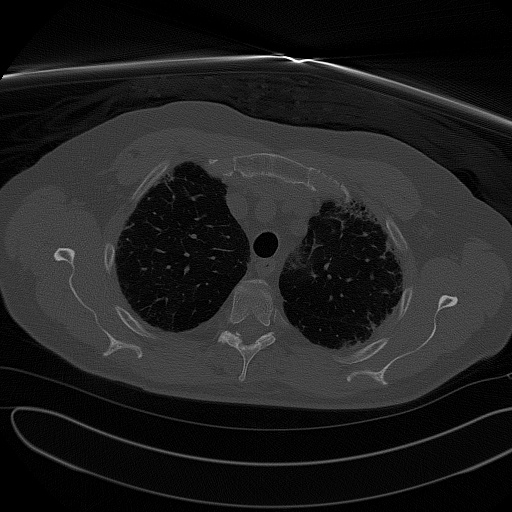
#> input picture data/l6.jpg, 512 x 512 px; the run also reads 1 picture not shown here
$ jupyter execute --allow-errors 'final - Copy.ipynb'
#> lines starting #> are read from the running program, lines starting #| are printed output that depends on the picture; after the words box and inside, x2 and y2 are one past the last pixel; in counts of white or black regions, pixels touching at a corner belong together
# CS736 Medical Image Computing
## SuperPixel Image Segmentation using Graph Cuts and SLIC Algorithm
Authors: </br>
Mridul Agarwal (210050100) </br>
Shantanu Welling (210010076)

### Importing Libraries

[cell 1]
import cv2
import numpy as np
from matplotlib import pyplot as plt
import networkx as nx
import math
from collections import deque
from operator import itemgetter
from networkx.algorithms.flow.utils import build_residual_network
import time

### Defining Constants

[cell 2]
SLICO = 101 # SLICO Algorithm Code
sigma1= 0.1 #Standard deviation in neighbour edge weights Gaussian model
lambda1=0.9 #Multiplicative factor for Neighbour weights
regionSize = 20 #Number of pixels in a SuperPixel

### Defining Classes for SuperPixel Nodes and Graph

[cell 3]
class SuperPixelNode():

    def __init__(self):
        self.label = None
        self.pixels = []
        self.centroid = ()
        self.CIELabHist = None
        self.meanCIELab = None
        self.type = 'na'

[cell 4]
class BK:

    # [10 lines left out: function __init__, not called in this run]

    def getResidual (self):
        return self.R

    # [155 lines left out: functions BKImplementation, grow, augment, adopt, hasValidRoot, not called in this run]

    def isCloser (self, u,v):
        return self.timestamp[v] <= self.timestamp[u] and self.dist[v] > self.dist[u] + 1

#Boykov Kolmogorov Algorithm for MinCut referred from https://networkx.org/documentation/stable/_modules/networkx/algorithms/flow/boykovkolmogorov.html
#Time complexity of O(mn^2|C|) where graph has m edges, n vertices, C is the sum of all capacities

[cell 5]
class SuperPixelGraph():

    def __init__(self):
        self.noOfBins = [32,32,32]
        self.rangeOfL = [0,256]
        self.rangeOfa = [0,256]
        self.rangeOfb = [0,256]

    def dist_2D(self,p0,p1):
        return math.sqrt((p0[0]-p1[0])**2+(p0[1]-p1[1])**2)

    def SuperPixelSLICgen(self, I, regionSize):
        spSLIC = cv2.ximgproc.createSuperpixelSLIC(I, algorithm = SLICO, region_size = regionSize, ruler = 10.0)
        spSLIC.iterate(num_iterations = 4)
        return spSLIC

    def drawSPMask(self, I, SP):
        I1 = np.zeros(I.shape)
        I1 = np.copy(I)
        mask = SP.getLabelContourMask()
        for i in range(mask.shape[0]):
            for j in range(mask.shape[1]):
                if mask[i][j] == -1 or mask[i][j] == 255:
                    I1[i][j] = [128,128,128]
        return I1

    def drawCentroids(self, I, list_SP):
        for node in list_SP:
            i,j = node.centroid
            I[i][j] = 128
        return I

    def graph_gen(self, list_SP, obj_hist, background_hist):
        G=nx.Graph()
        s=SuperPixelNode()
        t=SuperPixelNode()
        s.label='s'
        t.label='t'
        obj_hist_sum=int(obj_hist.sum())
        background_hist_sum=int(background_hist.sum())
        for pixel1 in list_SP:
            K=0
            radius=math.sqrt(len(pixel1.pixels)/math.pi)
            for pixel2 in list_SP:
                if pixel1!=pixel2:
                    if self.dist_2D(pixel1.centroid,pixel2.centroid)<=2.5*radius:
                        nbr_edge_wt=math.exp(-(cv2.compareHist(pixel1.CIELabHist, pixel2.CIELabHist,3)**2/(2*(sigma1**2))))*(1/self.dist_2D(pixel1.centroid,pixel2.centroid))
                        G.add_edge(pixel1,pixel2,sim=nbr_edge_wt)
                        K+=nbr_edge_wt
            if(pixel1.type=='na'):
                l1,a1,b1=[int(x) for x in pixel1.meanCIELab]
                li=int(l1//((self.rangeOfL[1]-self.rangeOfL[0])/self.noOfBins[0]))
                ai=int(a1//((self.rangeOfa[1]-self.rangeOfa[0])/self.noOfBins[0]))
                bi=int(b1//((self.rangeOfb[1]-self.rangeOfb[0])/self.noOfBins[0]))
                obj_prob=int(obj_hist[li,ai,bi])/obj_hist_sum
                background_prob=int(background_hist[li,ai,bi])/background_hist_sum
                sim_s=100000
                sim_t=100000
                if background_prob>0:
                    sim_s=lambda1*-np.log(background_prob)
                if obj_prob>0:
                    sim_t=lambda1*-np.log(obj_prob)
                G.add_edge(s,pixel1,sim=sim_s)
                G.add_edge(t,pixel1, sim=sim_t)
            if(pixel1.type=="ob"):
                G.add_edge(s,pixel1,sim=1+K)
                G.add_edge(t,pixel1,sim=0)
            if(pixel1.type=="bg"):
                G.add_edge(s,pixel1,sim=0)
                G.add_edge(t,pixel1, sim=1+K)
        return G

#reference : https://github.com/shameempk/fast_seg

### Implementation

[cell 6]
input_img="../data/l1.jpg" #Input image datapath
mask_im="../data/m1.jpg" #Mask image datapath

[cell 7]
SPGObj = SuperPixelGraph() #Instantiate Graph of superpixel vertices
objectPixels = [] #Marked object pixels
mode = "ob"     #Mode of cursor marking
backGroundPixels = [] #Marked background pixels
drawing = False
I = None            #Image
I_copy = None       #Copy of image

[cell 8]
#Defining function to interactively mark image and object pixels
# [21 lines left out: function markSeeds, not called in this run]

[cell 9]
input_img="../data/l6.jpg" #Input image datapath
mask_im="../data/m6.jpg" #Mask image datapath
#Read image
I = cv2.imread(input_img)
#> I is the input picture: shape (512, 512, 3); min 0, max 255, mean 31.9
I_copy = np.copy(I)
height, width, channel = I.shape #Size of image
#Interactive marking of image
cv2.namedWindow("Mark object/background", cv2.WINDOW_NORMAL)
cv2.resizeWindow("Mark object/background", 900, 900)
cv2.setMouseCallback("Mark object/background", markSeeds)
while(True):
    cv2.imshow("Mark object/background", I_copy)
    k = cv2.waitKey(1) & 0xFF
#> (key Esc is pressed here)
    if k == ord('o'):
        mode = "ob"
    elif k == ord('b'):
        mode = "bg"
    elif k == 27:
        break
cv2.destroyAllWindows()
#Convert image to CLELab colorspace
CLELabImg = cv2.cvtColor(I, cv2.COLOR_BGR2Lab)
#> CLELabImg: shape (512, 512, 3); mean of channels 0, 1, 2 32.9, 128, 128
#Generate superpixels using SLIC algorithm
SP = SPGObj.SuperPixelSLICgen(I, regionSize)

superPixelLabels = SP.getLabels() #Pixel labels defining which superpixel they belong to
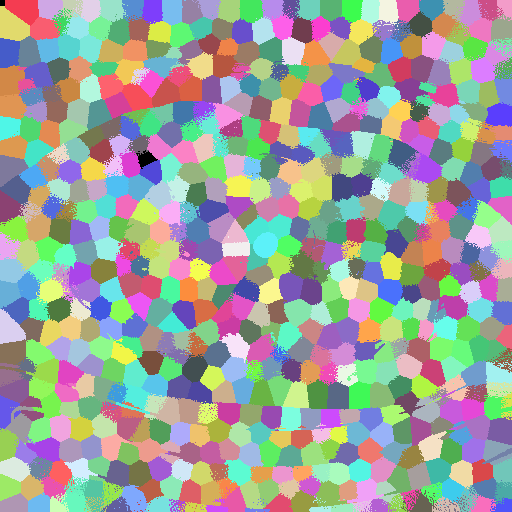
#> superPixelLabels: shape (512, 512) int32; 663 distinct labels, from 0 to 662; one colour per label, 0 black
list_SP = [None for i in range(SP.getNumberOfSuperpixels())] #List of SuperPixels

#Assign pixels to their respective SuperPixels
for i in range(height):
    for j in range(width):
        if not list_SP[superPixelLabels[i][j]]:
            tempSP = SuperPixelNode()
            tempSP.label = superPixelLabels[i][j]
            tempSP.pixels.append((i,j))
            list_SP[superPixelLabels[i][j]] = tempSP
        else:
            list_SP[superPixelLabels[i][j]].pixels.append((i,j))
#> after the loop, list_SP = 663 items; tempSP.pixels = 133 pairs, first value 500 to 511, second value 352 to 371

#For each superpixel node, calculate its CIELab histogram, mean of CIELab values, centroid & standardized CIELab values
for spNode in list_SP:
    num_pixels = len(spNode.pixels)
    i_total = 0
    j_total = 0
    Lab_total = [0,0,0]
    tempMask = np.zeros((height, width), np.uint8)
    for pixel in spNode.pixels:
        i,j = pixel
        i_total += i
        j_total += j
        Lab_total = [x + y for x,y in zip(Lab_total, CLELabImg[i][j])]
        tempMask[i][j] = 255
    spNode.CIELabHist = cv2.calcHist([CLELabImg], [0,1,2], tempMask, SPGObj.noOfBins, SPGObj.rangeOfL + SPGObj.rangeOfa + SPGObj.rangeOfb)
    spNode.centroid += (i_total // num_pixels, j_total // num_pixels)
    spNode.meanCIELab = [x / num_pixels for x in Lab_total]
#> this loop made 663 passes
#> (num_pixels, spNode.centroid, spNode.meanCIELab) on passes 1 to 3: (234, (138, 126), [61.88, 128, 128]), (606, (9, 23), [0, 128, 128]), (416, (8, 49), [0.0889, 128, 128])
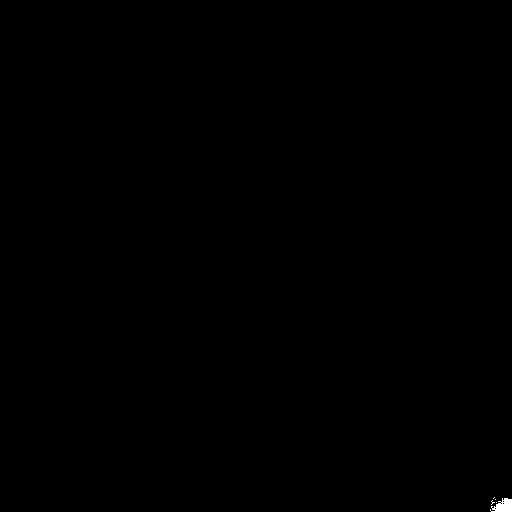
#> tempMask: shape (512, 512); 0.08% white; 5 white regions (4 under 20 px), largest, box (x1, y1, x2, y2) and area: (490, 498, 512, 512) 208
#> after the loop, spNode.centroid = (505, 502)


#mark the object and background superpixels based on the interactive marking of the pixels
for pixels in objectPixels:
    i, j = pixels
    list_SP[superPixelLabels[i][j]].type = "ob"
for pixel in backGroundPixels:
    i, j = pixels
    list_SP[superPixelLabels[i][j]].type = "bg"

#Draw superpixel mask and centroids
I2 = SPGObj.drawSPMask(I, SP)
#> after the loop in drawSPMask, `for i in range(mask.shape[0]):`:
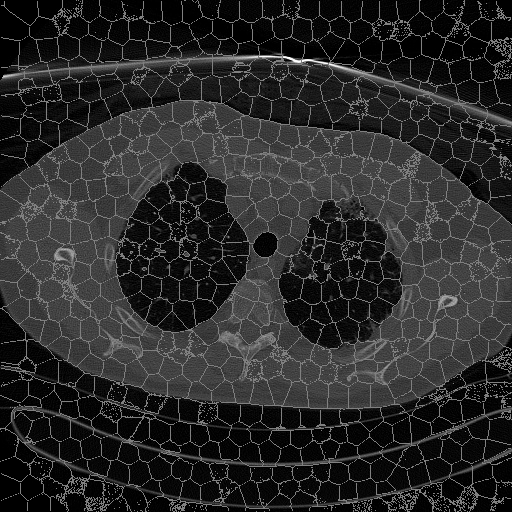
#> I1: shape (512, 512, 3); 10.64% of pixels changed, all inside (x1, y1, x2, y2) = (0, 0, 512, 512)
I2 = SPGObj.drawCentroids(I2, list_SP)
#> the loop in drawCentroids, `for node in list_SP:` made 663 passes
#> (i, j) on passes 1 to 3: (138, 126), (9, 23), (8, 49)

#make object and image masks
obj_mask=np.zeros((height,width), dtype=np.uint8)
for pixel in objectPixels:
    i,j=pixel
    obj_mask[i][j]=255
background_mask=np.zeros((height, width),dtype=np.uint8)
for pixel in backGroundPixels:
    i,j=pixel
    background_mask[i][j]=255

#calculate object and background histograms
object_hist=cv2.calcHist([CLELabImg],[0,1,2],obj_mask,SPGObj.noOfBins, SPGObj.rangeOfL+SPGObj.rangeOfa+SPGObj.rangeOfb)
background_hist=cv2.calcHist([CLELabImg],[0,1,2],background_mask,SPGObj.noOfBins, SPGObj.rangeOfL+SPGObj.rangeOfa+SPGObj.rangeOfb)

#generate graph
#> (the rest of this cell did not finish here and is left out)

#> in graph_gen, `obj_hist_sum=int(obj_hist.sum())`: obj_hist_sum = 0
#> the loop in graph_gen, `for pixel1 in list_SP:` made 1 pass
#> (radius, l1, a1, b1, li, ai, bi) on pass 1: (8.63, 61, 128, 128, 7, 16, 16)
for node in G.nodes():
    if node.label=='s':
        s=node
    if node.label=='t':
        t=node
#get the residual graph
residual_graph=BK(G,s,t,capacity='sim').getResidual()
s_tree,t_tree=residual_graph.graph['trees']
partition=(set(s_tree),set(G)-set(s_tree)) #partition according to minCut after using BK algorithm
segmask=np.zeros((height,width),dtype=np.uint8) #segmentation mask of background (according to partition)
for superpixels in partition[0]:
    for pixels in superpixels.pixels:
        i,j=pixels
        segmask[i][j]=1
segmented_img=cv2.bitwise_and(I,I,mask=segmask) #segmented image
for superpixels in partition[1]:
    for pixels in superpixels.pixels:
        i,j=pixels
        segmented_img[i][j][0]=255
        segmented_img[i][j][1]=255
        segmented_img[i][j][2]=255
my_mask=np.zeros(np.shape(segmented_img)[0:2], dtype=float)
for superpixels in partition[0]:
    for pixels in superpixels.pixels:
        i,j=pixels
        my_mask[i][j]=1
for superpixels in partition[1]:
    for pixels in superpixels.pixels:
        i,j=pixels
        my_mask[i][j]=0
plt.imshow(segmented_img[...,::-1]) #plot image

[cell 10]
mask_im1= cv2.imread(mask_im)
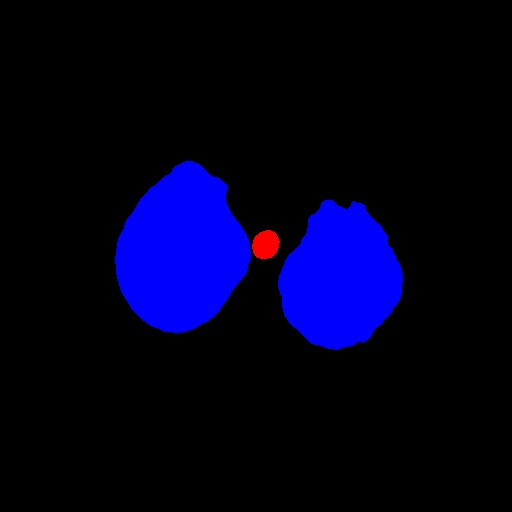
#> input picture data/m6.jpg, 512 x 512 px
#> mask_im1 is the input picture: shape (512, 512, 3); mean B, G, R 28.7, 0.1, 0.7
og_im=cv2.imread(input_img)
x1,x2,y1,y2=150,360,60,420
gray_image = cv2.cvtColor(mask_im1, cv2.COLOR_BGR2GRAY)
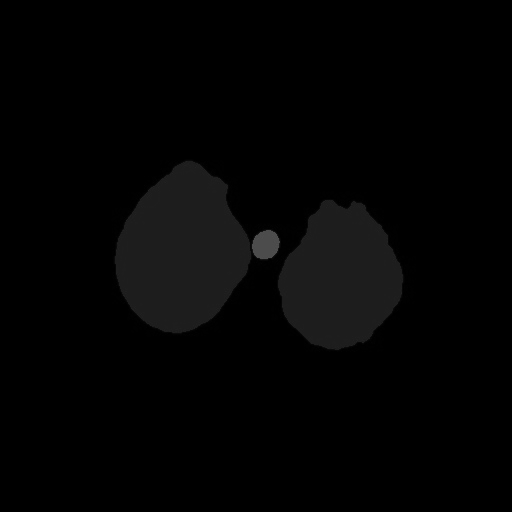
#> gray_image: shape (512, 512); min 0, max 81, mean 3.5
ot=np.logical_or(np.zeros(np.shape(mask_im1)[:2], dtype=float),(gray_image.astype(float))/255)
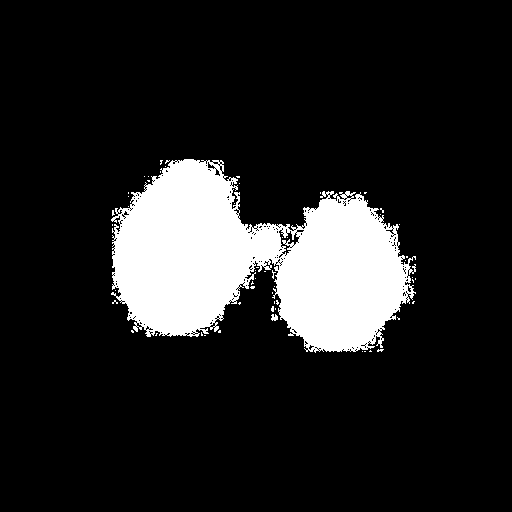
#> ot: shape (512, 512) bool; 13.8% white; 56 white regions (54 under 20 px), largest, box (x1, y1, x2, y2) and area: (111, 159, 416, 353) 36016, (271, 314, 278, 321) 36
#> (the rest of this cell did not finish here and is left out)

[cell 11]
#Read image
I = cv2.imread(input_img)
I_copy = np.copy(I)
height, width, channel = I.shape #Size of image

[cell 12]
#Interactive marking of image
cv2.namedWindow("Mark object/background", cv2.WINDOW_NORMAL)
cv2.resizeWindow("Mark object/background", 900, 900)
cv2.setMouseCallback("Mark object/background", markSeeds)
while(True):
    cv2.imshow("Mark object/background", I_copy)
    k = cv2.waitKey(1) & 0xFF
#> (key Esc is pressed here)
    if k == ord('o'):
        mode = "ob"
    elif k == ord('b'):
        mode = "bg"
    elif k == 27:
        break
cv2.destroyAllWindows()

[cell 13]
#Convert image to CLELab colorspace
CLELabImg = cv2.cvtColor(I, cv2.COLOR_BGR2Lab)
#Generate superpixels using SLIC algorithm
SP = SPGObj.SuperPixelSLICgen(I, regionSize)

superPixelLabels = SP.getLabels() #Pixel labels defining which superpixel they belong to
list_SP = [None for i in range(SP.getNumberOfSuperpixels())] #List of SuperPixels

#Assign pixels to their respective SuperPixels
for i in range(height):
    for j in range(width):
        if not list_SP[superPixelLabels[i][j]]:
            tempSP = SuperPixelNode()
            tempSP.label = superPixelLabels[i][j]
            tempSP.pixels.append((i,j))
            list_SP[superPixelLabels[i][j]] = tempSP
        else:
            list_SP[superPixelLabels[i][j]].pixels.append((i,j))

#For each superpixel node, calculate its CIELab histogram, mean of CIELab values, centroid & standardized CIELab values
for spNode in list_SP:
    num_pixels = len(spNode.pixels)
    i_total = 0
    j_total = 0
    Lab_total = [0,0,0]
    tempMask = np.zeros((height, width), np.uint8)
    for pixel in spNode.pixels:
        i,j = pixel
        i_total += i
        j_total += j
        Lab_total = [x + y for x,y in zip(Lab_total, CLELabImg[i][j])]
        tempMask[i][j] = 255
    spNode.CIELabHist = cv2.calcHist([CLELabImg], [0,1,2], tempMask, SPGObj.noOfBins, SPGObj.rangeOfL + SPGObj.rangeOfa + SPGObj.rangeOfb)
    spNode.centroid += (i_total // num_pixels, j_total // num_pixels)
    spNode.meanCIELab = [x / num_pixels for x in Lab_total]
#> this loop made 663 passes


#mark the object and background superpixels based on the interactive marking of the pixels
for pixels in objectPixels:
    i, j = pixels
    list_SP[superPixelLabels[i][j]].type = "ob"
for pixel in backGroundPixels:
    i, j = pixels
    list_SP[superPixelLabels[i][j]].type = "bg"

#Draw superpixel mask and centroids
I2 = SPGObj.drawSPMask(I, SP)
I2 = SPGObj.drawCentroids(I2, list_SP)

#make object and image masks
obj_mask=np.zeros((height,width), dtype=np.uint8)
for pixel in objectPixels:
    i,j=pixel
    obj_mask[i][j]=255
background_mask=np.zeros((height, width),dtype=np.uint8)
for pixel in backGroundPixels:
    i,j=pixel
    background_mask[i][j]=255
#> the loop in graph_gen, `for pixel1 in list_SP:` made 1 pass

#calculate object and background histograms
object_hist=cv2.calcHist([CLELabImg],[0,1,2],obj_mask,SPGObj.noOfBins, SPGObj.rangeOfL+SPGObj.rangeOfa+SPGObj.rangeOfb)
background_hist=cv2.calcHist([CLELabImg],[0,1,2],background_mask,SPGObj.noOfBins, SPGObj.rangeOfL+SPGObj.rangeOfa+SPGObj.rangeOfb)

#generate graph
#> (the rest of this cell did not finish here and is left out)

[cell 14]
mask_im1= cv2.imread(mask_im)
og_im=cv2.imread(input_img)
x1,x2,y1,y2=130,400,80,420
gray_image = cv2.cvtColor(mask_im1, cv2.COLOR_BGR2GRAY)
ot=np.logical_or(np.zeros(np.shape(mask_im1)[:2]),(gray_image.astype(float))/255)
#> (the rest of this cell did not finish here and is left out)

Same approach but using RGB colorspace instead of CIELab colorspace to compare which is better

[cell 15]
input_img = "../data/deer.png"
regionSize = 20

objectPixels = []
mode = "ob"
backGroundPixels = []
drawing = False
I = None
I_copy = None

# [21 lines left out: function markSeeds, not called in this run]

I = cv2.imread(input_img)
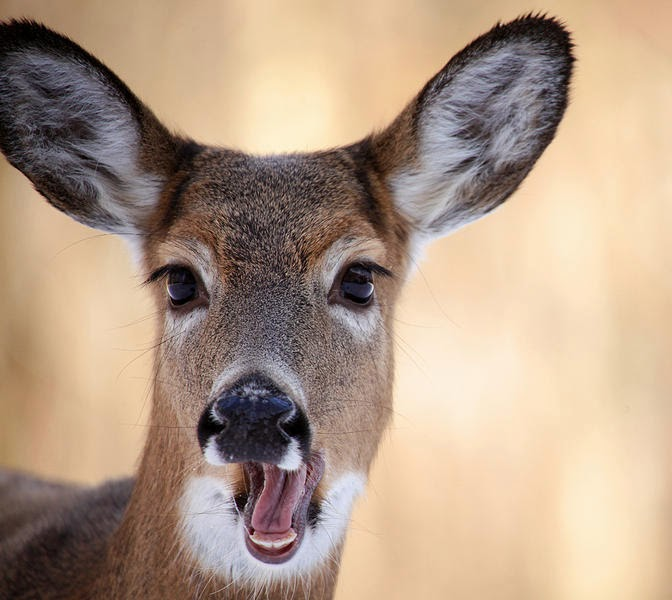
#> input picture data/deer.png, 672 x 600 px
#> I is the input picture: shape (600, 672, 3); mean B, G, R 135.4, 155.6, 178.7
I_copy = np.copy(I)
height, width, channel = I.shape

cv2.namedWindow("Mark object/background", cv2.WINDOW_NORMAL)
cv2.resizeWindow("Mark object/background", 900, 900)
cv2.setMouseCallback("Mark object/background", markSeeds)
while(True):
    cv2.imshow("Mark object/background", I_copy)
    k = cv2.waitKey(1) & 0xFF
#> (key Esc is pressed here)
    if k == ord('o'):
        mode = "ob"
    elif k == ord('b'):
        mode = "bg"
    elif k == 27:
        break
cv2.destroyAllWindows()
SPGObj = SuperPixelGraph()
# CLELabImg = cv2.cvtColor(I, cv2.COLOR_BGR2Lab)
CLELabImg= I

SP = SPGObj.SuperPixelSLICgen(I, regionSize)
superPixelLabels = SP.getLabels()
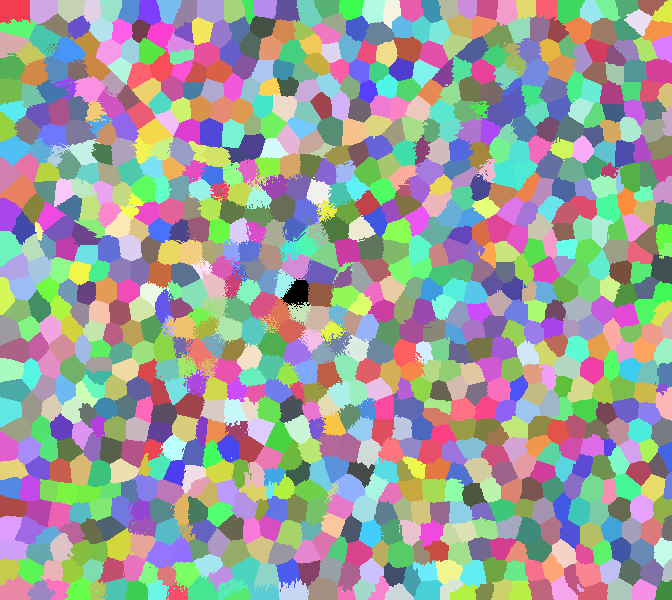
#> superPixelLabels: shape (600, 672) int32; 1005 distinct labels, from 0 to 1004; one colour per label, 0 black
list_SP = [None for i in range(SP.getNumberOfSuperpixels())]

for i in range(height):
    for j in range(width):
        if not list_SP[superPixelLabels[i][j]]:
            tempSP = SuperPixelNode()
            tempSP.label = superPixelLabels[i][j]
            tempSP.pixels.append((i,j))
            list_SP[superPixelLabels[i][j]] = tempSP
        else:
            list_SP[superPixelLabels[i][j]].pixels.append((i,j))


for spNode in list_SP:
    num_pixels = len(spNode.pixels)
    i_total = 0
    j_total = 0
    Lab_total = [0,0,0]
    tempMask = np.zeros((height, width), np.uint8)
    for pixel in spNode.pixels:
        i,j = pixel
        i_total += i
        j_total += j
        Lab_total = [x + y for x,y in zip(Lab_total, CLELabImg[i][j])]
        tempMask[i][j] = 255
    spNode.CIELabHist = cv2.calcHist([CLELabImg], [0,1,2], tempMask, SPGObj.noOfBins, SPGObj.rangeOfL + SPGObj.rangeOfa + SPGObj.rangeOfb)
    spNode.centroid += (i_total // num_pixels, j_total // num_pixels)
    spNode.meanCIELab = [x / num_pixels for x in Lab_total]
#> (the rest of the program and of its run is left out)
